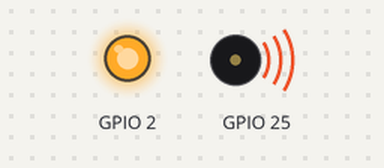
Bench run of a sketch on a simulated ESP32. On the bench: output pins drawn as LEDs (lit = HIGH), buzzer (waves = sounding). Pins used as bus, display or sensor lines are not drawn.

Above: at 0.1 s.
At 3.3 s:
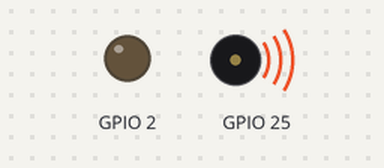
Timing chart, 0 to 40.0 s (numbered marks = the images above):
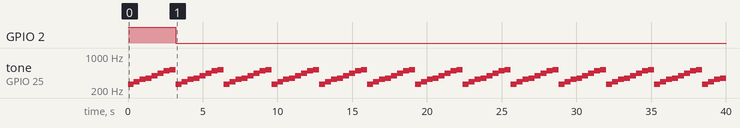

The sketch:

Buzzer.ino
```cpp
int freq = 2000; // PWM 주파수 설정(2000Hz)
int channel = 0; // PWM 채널 설정(0~15)
int resolution = 8; // PWM duty cycle resolution(해상도) 설정, 8bit=0~255
int tone[] = {261, 294, 330, 349, 392, 440, 494, 523};

void setup() {
  ledcSetup(channel,freq,resolution); // PWM 채널, 주파수, 해상도 설정(ledcSetup)
  ledcAttachPin(25,channel); // GPIO핀, 채널 설정
  pinMode(2, OUTPUT); // 부저 전원인가를 위한 GPIO 제어핀 제어
  digitalWrite(2, HIGH); // 부저 전원 ON
}

void loop() {

  ledcWrite(channel, 125);
  for(int i=0; i<sizeof(tone)/sizeof(tone[0]) ; i++){
    freq=tone[i];
    ledcWriteTone(channel, freq);
    delay(400);
  }

  digitalWrite(2, LOW); // 부저 전원 OFF
}
```

Measured:
- by itself, GPIO 2: HIGH → LOW at 3.2 s
- by itself, tone on GPIO 25: repeats every 3.2 s: 294 Hz 0.40 s, 330 Hz 0.40 s, 349 Hz 0.40 s, 392 Hz 0.40 s, 440 Hz 0.40 s, 494 Hz 0.40 s, 523 Hz 0.40 s, 261 Hz 0.40 s
